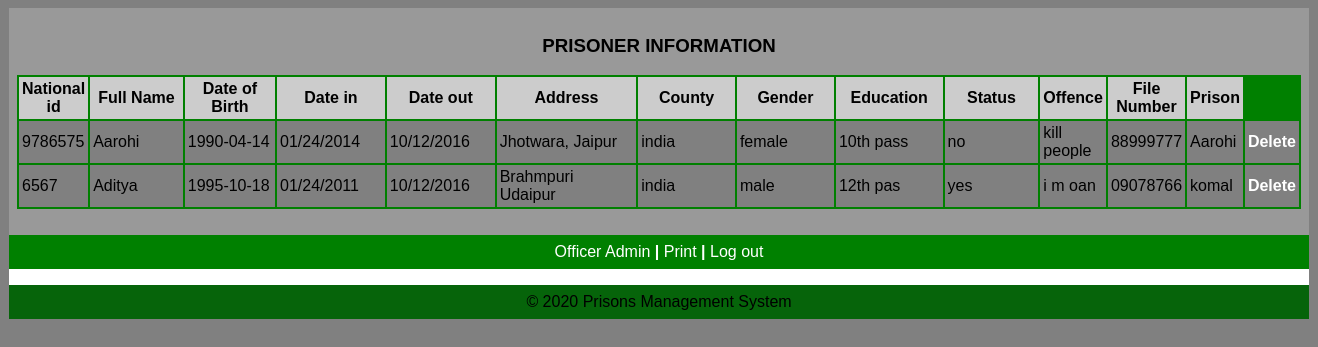
Screenshot of /officer/viewprisoners1.php with the database file from the repository.
### tables this page shows
CREATE TABLE IF NOT EXISTS `registration` (
  `id` int(10) NOT NULL DEFAULT '0',
  `Full_Name` varchar(23) NOT NULL,
  `DOB` date NOT NULL,
  `datein` varchar(12) NOT NULL,
  `dateout` varchar(12) NOT NULL,
  `Address` varchar(20) NOT NULL,
  `County` varchar(20) NOT NULL,
  `Gender` varchar(20) NOT NULL,
  `Education` varchar(20) NOT NULL,
  `Marital` varchar(20) NOT NULL,
  `Offence` varchar(90) NOT NULL,
  `Sentence` varchar(13) NOT NULL,
  `File_num` varchar(12) NOT NULL,
  `prison` varchar(25) NOT NULL
);

### officer/viewprisoners1.php (the view, shortened to what this page needs)
<html>
<head>
   <link rel="stylesheet" media="screen" href="login.css" >
</head>
<body>
	<table align='center' border='0' bgcolor='green' width='1300' cellpadding='8' cellspacing='0' height='200'>
          <tr>
            <td bgcolor='#999999' valign='center'>
<?php
$tbl_name="registration";
$sel= mysql_query("select * from $tbl_name ORDER BY id DESC LIMIT 0,7");
echo"<table align='center' width='100%' bgcolor='GREEN' border='0' bgcolor='green' cellpadding='3' cellspacing='2' bgcolor='silver'>
<caption><h3>PRISONER INFORMATION</h3></caption>
<tr bgcolor='#CCCCCC'>
<th width='3%'>National id</th>
<th width='10%'>Full Name</th>
<th width='10%'>Date of Birth</th>
<th width='10%'>Date in</th>
<th width='10%'>Date out</th>
<th width='15%'>Address</th>
<th width='10%'>County</th>
<th width='10%'>Gender</th>
<th width='3%'>Education</th>
<th width='10%'>Status</th>
<th width='15%'>Offence</th>
<th width='10%'>File Number</th>
<th width='10%'>Prison</th>
</tr>";
   while($row=mysql_fetch_array ($sel))
{
echo "<tr bgcolor='grey'>";
echo  "<td width='3%'>".$row ['id']."</td>";
echo  "<td width='7%'>".$row ['Full_Name']."</td>";
echo  "<td width='10%'>".$row ['DOB']."</td>";
echo  "<td width='10%'>".$row ['datein']."</td>";
echo  "<td width='10%'>".$row ['dateout']."</td>";
echo  "<td width='10%'>".$row ['Address']. "</td>";
echo  "<td width='10%'>".$row ['County']."</td>";
echo  "<td width='3%'>" .$row ['Gender']."</td>";
echo  "<td width='10%'>".$row ['Education']."</td>";
echo  "<td width='10%'>".$row ['Marital']."</td>";
echo  "<td width='10%'>".$row ['Offence']. "</td>";
echo  "<td width='10%'>".$row ['File_num']."</td>";
echo  "<td width='10%'>".$row ['prison']."</td>";
echo '<td width="3%"><b><a href="deleteprisoners1.php?id=' . $row['id'] . '">Delete</a></font></b></td>';
echo "</tr>";
}
echo"</table>";
?>
<br/>
			</td>
          </tr>
          <tr>
			<td align="center" bgcolor='green'><a href="officerpanel.php" target="_parent">Officer Admin <b>|</b></a>
      <a href="../admin/prisonerep.php" target="_parent">Print <b>|</b></a>
			<a href="index.php" target="_parent">Log out</a></td>
          </tr>
          <tr>
            <td align='center' bgcolor='white' height='1'>
					<?php
           include("footer.php");
                ?>
            </td>
          </tr>
	</table>
</body>
</head>
</html>

### officer/login.css (style rules this page uses)
body { font: 14px/21px "Lucida Sans", "Lucida Grande", "Lucida Sans Unicode", sans-serif;background:gray; }
a { color:#fff; text-decoration:none; }

### rows the page displays
registration: id "9786575", Full_Name "Aarohi", DOB "1990-04-14", datein "01/24/2014", dateout "10/12/2016", Address "Jhotwara, Jaipur", County "india", Gender "female", Education "10th pass", Marital "no", Offence "kill people", File_num "88999777", prison "Aarohi"
registration: id "6567", Full_Name "Aditya", DOB "1995-10-18", datein "01/24/2011", dateout "10/12/2016", Address "Brahmpuri Udaipur", County "india", Gender "male", Education "12th pas", Marital "yes", Offence "i m oan", File_num "09078766", prison "komal"
